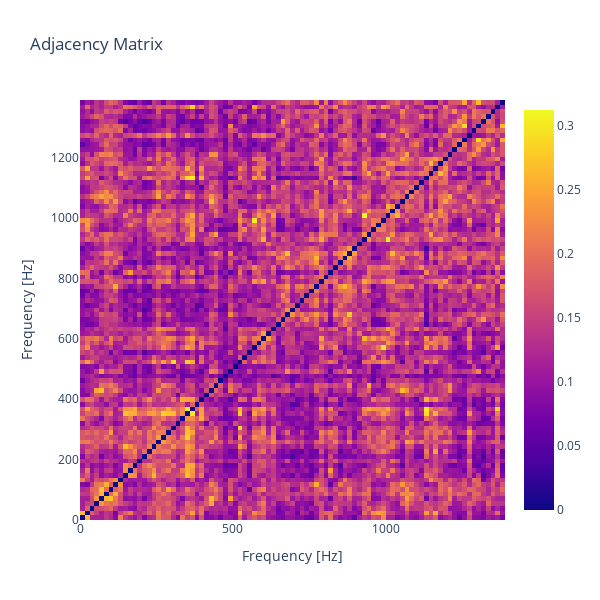

Notebook code cell kept with this figure:
### Code cell
adjacency_matrix = ut.compute_adjacency_matrix(Sxx)  #, percentile_threshold=90)

# plot adjacency matrix
fig = go.Figure(data=go.Heatmap(z=adjacency_matrix, x=f, y=f))
fig.update_layout(title="Adjacency Matrix", xaxis_title="Frequency [Hz]", yaxis_title="Frequency [Hz]", height=600, width=600)
fig.show()

### Figure 1 — Plotly figure (JSON) as saved in the notebook; plotly's stock layout.template omitted (floating-point values rounded to 4 significant figures; data arrays with more than 128 entries replaced by an {"elided": "..."} marker saying what was removed)
{"data": [{"type": "heatmap", "x": {"elided": "129 float values"}, "y": {"elided": "129 float values"}, "z": {"elided": "89x89 float values"}}], "layout": {"height": 600, "title": {"text": "Adjacency Matrix"}, "width": 600, "xaxis": {"title": {"text": "Frequency [Hz]"}}, "yaxis": {"title": {"text": "Frequency [Hz]"}}}}
